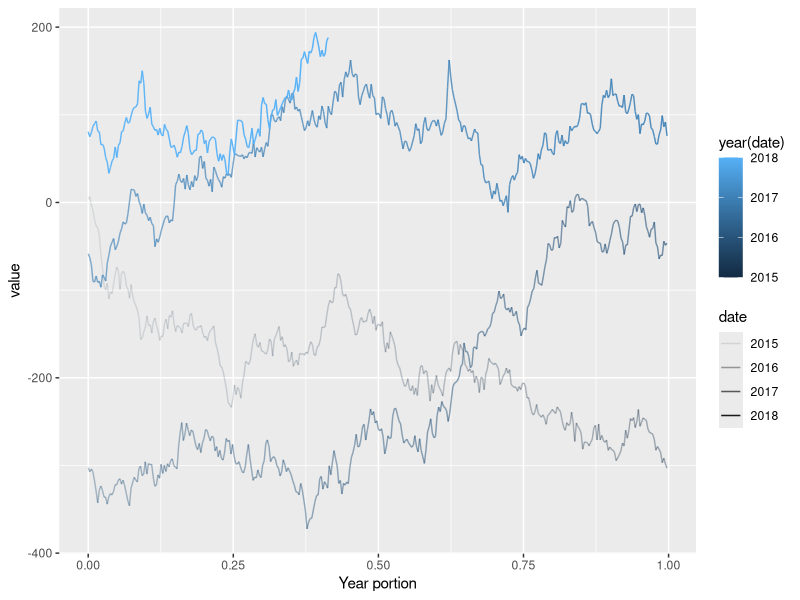

Write the R code that produced this figure.
# Load libraries
library(tidyverse); library(lubridate); library(gganimate)


# create sample data
test <- tibble(
  date  = seq.Date(from = ymd(20150101), to = ymd(20180601), by = "1 day"),
  delta = rnorm(1248, 0, 10),
  value = cumsum(delta)
)

# Normal plot
ggplot(test, aes(decimal_date(date) - year(date), 
                 value, alpha = date,
                 color = year(date), group = year(date))) +
  geom_line() +
  labs(x="Year portion")


# That looks pretty good. It probably helps the reader to have a constant x axis range that doesn't vary. January is always on the left, December always on the right. But for engagement and interest, we might want more of a sense of movement from  
